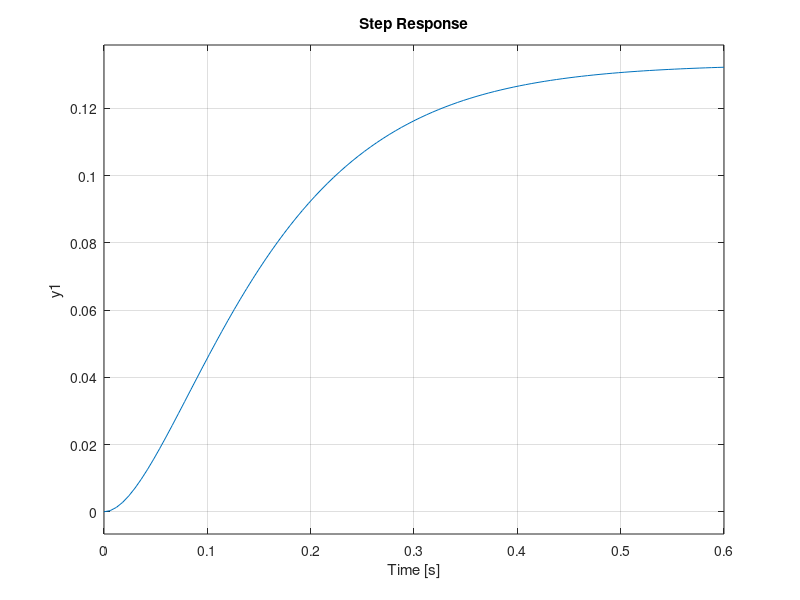
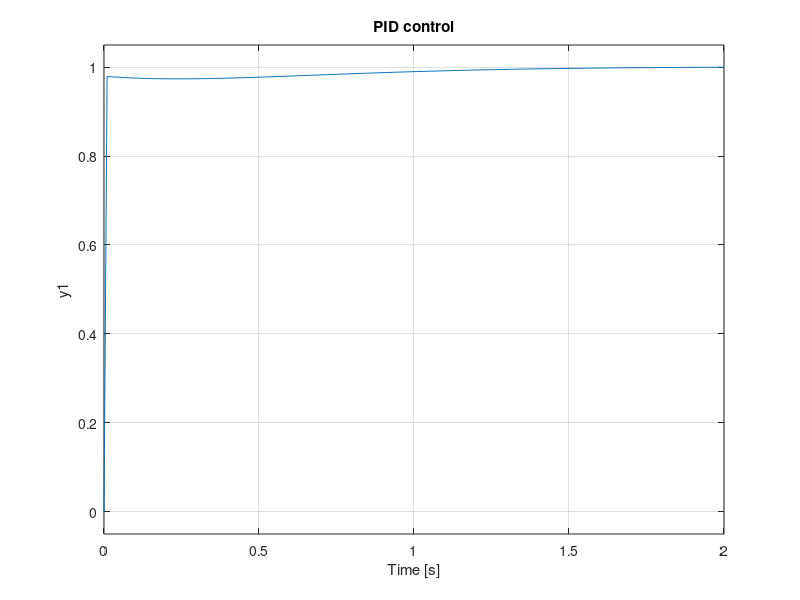

Write the MATLAB code that produced these figures, in order.
clc
clear

%the transfer fuction of the DC motor
J = 0.01;
b = 0.1;
Kt = 0.01;
L = 0.05;
R = 0.75;
Ke = 0.01;

%prove the open-loop system is stable by pzmap
s = tf('s');
P = 1/( (L*J/Kt)*s^2 + (L*b/Kt+R*J/Kt)*s + (Ke+R*b/Kt) );
figure(2)
subplot(2,1,1)
pzmap(P);
%find the step-response
subplot(2,1,2)
step(P);

% find rise time, overshoot, steady-state error
%Proportional control
t = 0:0.01:2;
Kp = 200;
C = pid(Kp);
T = feedback(C*P,1);
figure(3)
subplot(3,1,1)
step(T,t);
title('Proportional control')

%PD control
Kp = 30;
Kd = 10;
C = pid(Kp,0,Kd);
T = feedback(C*P,1);
subplot(3,1,2)
step(T,t);
title('PD control')

%PID control
Kp = 200;
Ki = 300;
Kd = 50;
C = pid(Kp,Ki,Kd)
T = feedback(C*P,1);
subplot(3,1,3)
step(T,t);
title('PID control')

